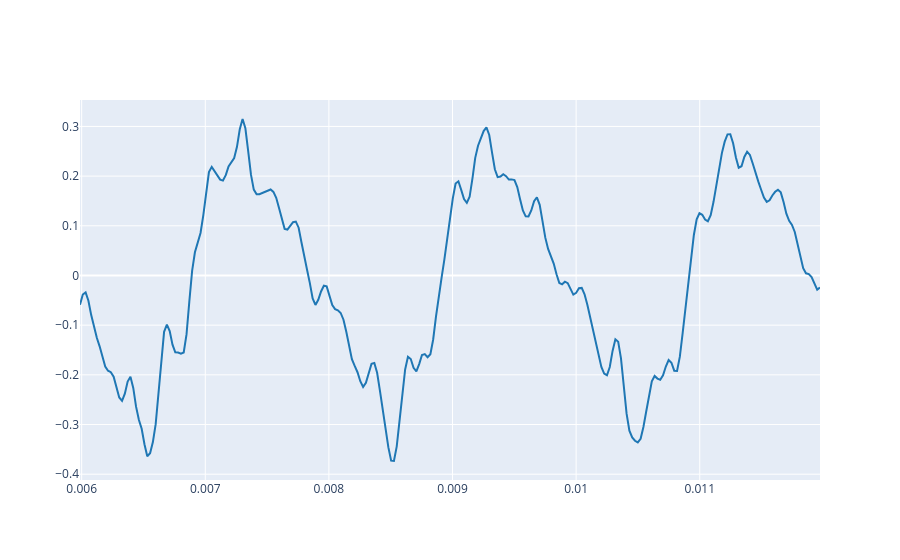

Notebook code for this chart:
### Markdown cell above
2.3. Plot three periods of the signal using the `plot_signals` function and selecting `t_start` and `t_end` arguments accordingly. Try to get the first periods of the audio signal but avoiding the attack section.

### Code cell
# Function parameters setup:
# Uses standard inputs (ref, fs, lines) with 'my_sound' as the target audio.
# The start boundary is set to t = 0.006 s to bypass the initial onset delay 
# (audio starts at t = 0.003 s) and capture a stable portion of the waveform.

plot_signals(ref, fs, period*3, period*6 , 'audio/my_sound.wav', 'lines')

### Figure 1 — Plotly figure (JSON) as saved in the notebook; plotly's stock layout.template omitted (floating-point values rounded to 4 significant figures; data arrays with more than 128 entries replaced by an {"elided": "..."} marker saying what was removed)
{"data": [{"line": {"color": "#1f77b4", "shape": "linear"}, "mode": "lines", "name": "audio/my_sound.wav 0", "type": "scatter", "x": {"elided": "265 float values"}, "y": {"elided": "265 float values"}}], "layout": {}}
